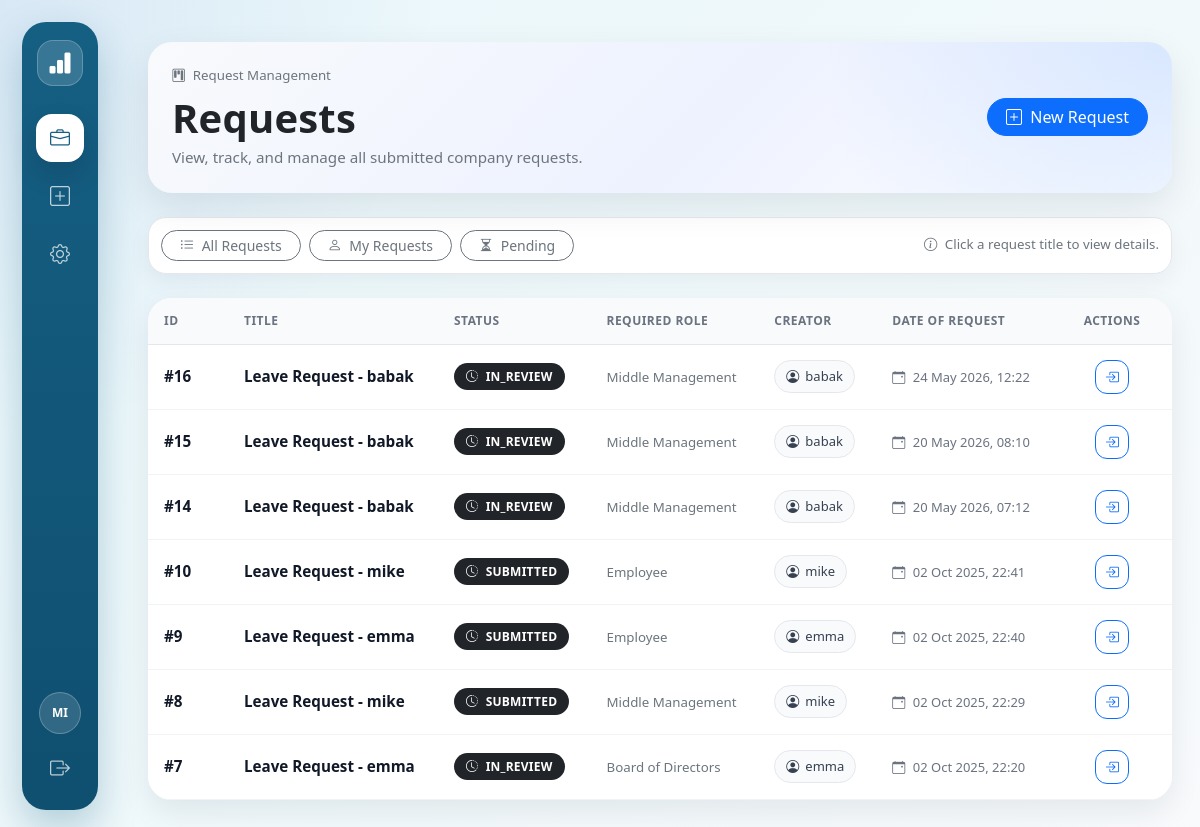
The app's page /requests/?pending=1 (signed in) with its own data.
### core/models.py (models this page shows, shortened)
class Request(models.Model):
    title = models.CharField(max_length=200)
    body = models.TextField(blank=True)
    created_by = models.ForeignKey(
        settings.AUTH_USER_MODEL, on_delete=models.PROTECT, related_name="requests_created"
    )
    created_at = models.DateTimeField(default=timezone.now)
    status = models.CharField(
        max_length=20, choices=RequestStatus.choices, default=RequestStatus.DRAFT
    )
    required_user = models.ForeignKey(
        settings.AUTH_USER_MODEL,
        null=True,
        blank=True,
        on_delete=models.SET_NULL,
        related_name="requests_waiting_on_me",
        help_text="If set, this specific user must act before role-based approvals.",
    )
    required_role = models.IntegerField(
        choices=Role.choices, default=Role.MIDDLE, help_text="Role required to act next."
    )
    class Meta:
        ordering = ["-created_at"]

### core/views.py (the view)
# urls.py: path("requests/", views.request_list, name="request_list"),
@login_required
def request_list(request):
    qs = Request.objects.all().select_related("created_by__profile")
    if request.GET.get("mine") == "1":
        qs = qs.filter(created_by=request.user)
    if request.GET.get("pending") == "1":
        qs = qs.exclude(status__in=[RequestStatus.APPROVED, RequestStatus.REJECTED])
    return render(request, "core/request_list.html", {"requests": qs})

### 1/companycrm/core/templates/core/request_list.html (shortened to what this page needs)
{% extends "base.html" %}
{% block content %}
  <div class="requests-page">
    <div class="card requests-hero mb-4">
      <div class="card-body p-4">
        <div class="d-flex justify-content-between align-items-center flex-wrap gap-3">
          <div>
            <div class="text-muted small mb-2">
              <i class="bi bi-kanban me-1"></i>
              Request Management
            </div>
            <h1 class="page-title mb-1">Requests</h1>
            <div class="text-muted">View, track, and manage all submitted company requests.</div>
          </div>
          <a class="btn btn-primary btn-pill" href="{% url 'request_new_hub' %}">
            <i class="bi bi-plus-square me-1"></i>
            New Request
          </a>
        </div>
      </div>
    </div>
    <div class="filter-bar mb-4">
      <div class="d-flex justify-content-between align-items-center flex-wrap gap-2">
        <div class="d-flex flex-wrap gap-2">
          <a class="btn btn-outline-secondary btn-sm btn-pill"
             href="{% url 'request_list' %}">
            <i class="bi bi-list-ul me-1"></i>
            All Requests
          </a>
          <a class="btn btn-outline-secondary btn-sm btn-pill" href="?mine=1">
            <i class="bi bi-person me-1"></i>
            My Requests
          </a>
          <a class="btn btn-outline-secondary btn-sm btn-pill" href="?pending=1">
            <i class="bi bi-hourglass-split me-1"></i>
            Pending
          </a>
        </div>
        <div class="text-muted small">
          <i class="bi bi-info-circle me-1"></i>
          Click a request title to view details.
        </div>
      </div>
    </div>
    <div class="card requests-card">
      <div class="card-body p-0">
        <div class="table-responsive">
          <table class="table table-hover mb-0 requests-table">
            <thead>
              <tr>
                <th style="width:80px;">ID</th>
                <th>Title</th>
                <th>Status</th>
                <th>Required Role</th>
                <th>Creator</th>
                <th>Date of Request</th>
                <th class="text-center" style="width:120px;">Actions</th>
              </tr>
            </thead>
            <tbody>
              {% for r in requests %}
                <tr>
                  <td>
                    <span class="request-id">#{{ r.pk }}</span>
                  </td>
                  <td>
                    <a class="request-title-link" href="{% url 'request_detail' r.pk %}">{{ r.title }}</a>
                  </td>
                  <td>
                    {% if r.status == "APPROVED" or r.status == "APPROVE" %}
                      <span class="badge text-bg-success status-badge">
                        <i class="bi bi-check-circle me-1"></i>
                        {{ r.status }}
                      </span>
                    {% elif r.status == "REJECTED" or r.status == "REJECT" %}
                      <span class="badge text-bg-danger status-badge">
                        <i class="bi bi-x-circle me-1"></i>
                        {{ r.status }}
                      </span>
                    {% elif r.status == "CANCELLED" or r.status == "CANCELED" %}
                      <span class="badge text-bg-secondary status-badge">
                        <i class="bi bi-x-octagon me-1"></i>
                        {{ r.status }}
                      </span>
                    {% else %}
                      <span class="badge text-bg-dark status-badge">
                        <i class="bi bi-clock-history me-1"></i>
                        {{ r.status }}
                      </span>
                    {% endif %}
                  </td>
                  <td>
                    <span class="text-muted small">{{ r.get_required_role_display }}</span>
                  </td>
                  <td>
                    <span class="creator-pill">
                      <i class="bi bi-person-circle"></i>
                      {{ r.created_by.username }}
                    </span>
                  </td>
                  <td>
                    <span class="date-text">
                      <i class="bi bi-calendar-event me-1"></i>
                      {{ r.created_at|date:"d M Y, H:i" }}
                    </span>
                  </td>
                  <td class="text-center">
                    <a class="btn btn-sm btn-outline-primary action-btn"
                       href="{% url 'request_detail' r.pk %}"
                       title="View request">
                      <i class="bi bi-box-arrow-in-right"></i>
                    </a>
                  </td>
                </tr>
              {% endfor %}
            </tbody>
          </table>
        </div>
      </div>
    </div>
  </div>
{% endblock %}

### 1/companycrm/core/templates/base.html (shortened to what this page needs)
{% load static %}
<!DOCTYPE html>
<html lang="en" data-bs-theme="light">
  <head>
    <link href="https://cdn.jsdelivr.net/npm/bootstrap@5.3.3/dist/css/bootstrap.min.css"
          rel="stylesheet" />
    <link href="https://cdn.jsdelivr.net/npm/bootstrap-icons@1.11.3/font/bootstrap-icons.css"
          rel="stylesheet" />
    <link href="{% static 'css/custom.css' %}" rel="stylesheet" />
    <link rel="stylesheet" href="{% static 'css/custom.css' %}?v=2">
  </head>
  <body>
    <div class="app-shell">
      <aside class="app-sidebar">
        <a class="sidebar-brand" href="{% url 'home' %}" title="ATO CRM">
          <i class="bi bi-bar-chart-fill"></i>
        </a>
        <nav class="sidebar-nav">
          <a class="sidebar-link {% if request.path == '/' or request.path|slice:':10' == '/requests/' %}active{% endif %}"
             href="{% url 'request_list' %}"
             title="Requests">
            <i class="bi bi-briefcase"></i>
          </a>
          <a class="sidebar-link {% if request.path == '/requests/new/' %}active{% endif %}"
             href="{% url 'request_new_hub' %}"
             title="New Request">
            <i class="bi bi-plus-square"></i>
          </a>
          {% if user.is_authenticated %}
            <a class="sidebar-link" href="/admin/" title="Admin">
              <i class="bi bi-gear"></i>
            </a>
          {% endif %}
        </nav>
        <div class="sidebar-bottom">
          {% if user.is_authenticated %}
            <div class="user-circle" title="{{ user.get_username }}">{{ user.get_username|slice:":2"|upper }}</div>
            <form method="post" action="{% url 'logout' %}">
              <button class="sidebar-logout" type="submit" title="Logout">
                <i class="bi bi-box-arrow-right"></i>
              </button>
            </form>
          {% else %}
            <a class="sidebar-link" href="{% url 'login' %}" title="Login">
              <i class="bi bi-box-arrow-in-right"></i>
            </a>
          {% endif %}
        </div>
      </aside>
      <div class="app-main">
        <main class="{% block container_class %}{% endblock %}">
          {% block content %}{% endblock %}
        </main>
      </div>
    </div>
  </body>
</html>

### static/css/custom.css (style rules this page uses)
body { background-color: #f8f9fa; font-family: "Segoe UI", Roboto, Arial, sans-serif; font-size: 0.95rem; color: #333; }
.card { border-radius: 0.5rem; }
.table { border-radius: 0.5rem; overflow: hidden; }
.table th { background-color: #f1f3f5; font-weight: 600; }
.btn { border-radius: 0.4rem; font-weight: 500; }
.btn-primary { background-color: #0d6efd; border-color: #0d6efd; }
.badge { font-size: 0.8rem; padding: 0.5em 0.75em; border-radius: 0.4rem; }
.text-muted { color: #6c757d !important; }

### 1/companycrm/core/templates/base.html (style rules this page uses)
:root { --persian-blue: #1C39BB; --sidebar-blue: #155f83; --sidebar-blue-dark: #0f4f70; --sidebar-active-bg: #ffffff; --crm-bg: #eef7f9; --crm-text: #111827; --crm-muted: #6b7280; --crm-border: #e5e7eb; }
body { margin: 0; background: radial-gradient(circle at top left, rgba(28, 57, 187, 0.08), transparent 30%), linear-gradient(135deg, #e8f7fa 0%, #f8fafc 100%); color: var(--crm-text); }
.app-shell { min-height: 100vh; display: flex; }
.app-sidebar { position: fixed; left: 22px; top: 22px; bottom: 22px; width: 76px; background: linear-gradient(180deg, var(--sidebar-blue) 0%, var(--sidebar-blue-dark) 100%); border-radius: 24px; box-shadow: 0 18px 40px rgba(15, 95, 131, 0.28); z-index: 1000; display: flex; flex-direction: column; align-items: center; padding: 18px 10px; }
.sidebar-brand { width: 46px; height: 46px; border-radius: 16px; background: rgba(255, 255, 255, 0.15); border: 1px solid rgba(255, 255, 255, 0.22); color: #ffffff; display: flex; align-items: center; justify-content: center; font-size: 24px; margin-bottom: 28px; text-decoration: none; }
.sidebar-nav { width: 100%; display: flex; flex-direction: column; gap: 10px; align-items: center; }
.sidebar-link { width: 48px; height: 48px; border-radius: 16px; color: rgba(255, 255, 255, 0.72); display: flex; align-items: center; justify-content: center; font-size: 20px; text-decoration: none; transition: all 0.18s ease; border: 0; }
.sidebar-link.active { background: var(--sidebar-active-bg); color: var(--sidebar-blue); box-shadow: 0 12px 24px rgba(15, 23, 42, 0.18); }
.sidebar-bottom { margin-top: auto; width: 100%; display: flex; flex-direction: column; gap: 10px; align-items: center; }
.user-circle { width: 42px; height: 42px; border-radius: 50%; background: rgba(255, 255, 255, 0.14); border: 1px solid rgba(255, 255, 255, 0.24); color: #ffffff; display: flex; align-items: center; justify-content: center; font-size: 12px; font-weight: 800; }
.sidebar-logout { border: 0; background: transparent; color: rgba(255, 255, 255, 0.72); width: 48px; height: 48px; border-radius: 16px; font-size: 20px; transition: all 0.18s ease; }
.app-main { width: 100%; margin-left: 120px; padding: 24px 28px 32px; }
.page-title { font-weight: 800; letter-spacing: 0.2px; }

### 1/companycrm/core/templates/core/request_list.html (style rules this page uses)
.requests-page { max-width: 1180px; margin: 0 auto; }
.requests-hero { border: 0; border-radius: 24px; background: radial-gradient(circle at top right, rgba(13, 110, 253, 0.14), transparent 34%), linear-gradient(135deg, #f8fafc 0%, #eef2ff 55%, #ffffff 100%); box-shadow: 0 14px 36px rgba(15, 23, 42, 0.09); overflow: hidden; }
.filter-bar { background: #ffffff; border: 1px solid #e5e7eb; border-radius: 18px; padding: 12px; box-shadow: 0 8px 22px rgba(15, 23, 42, 0.05); }
.requests-card { border: 0; border-radius: 24px; box-shadow: 0 12px 30px rgba(15, 23, 42, 0.08); overflow: hidden; }
.requests-table { vertical-align: middle; }
.requests-table thead th { background: #f8fafc; color: #6b7280; font-size: 12px; text-transform: uppercase; letter-spacing: 0.04em; border-bottom: 1px solid #e5e7eb; padding: 14px 16px; }
.requests-table tbody td { padding: 15px 16px; border-bottom: 1px solid #f1f3f5; }
.requests-table tbody tr { transition: background 0.15s ease; }
.request-id { font-weight: 800; color: #111827; }
.request-title-link { font-weight: 700; color: #111827; text-decoration: none; }
.status-badge { border-radius: 999px; padding: 7px 12px; font-size: 12px; font-weight: 800; letter-spacing: 0.02em; }
.creator-pill { display: inline-flex; align-items: center; gap: 6px; background: #f8fafc; border: 1px solid #e5e7eb; border-radius: 999px; padding: 6px 11px; font-size: 13px; color: #374151; }
.date-text { color: #6b7280; font-size: 13px; white-space: nowrap; }
.btn-pill { border-radius: 999px; padding-left: 18px; padding-right: 18px; }
.action-btn { width: 34px; height: 34px; display: inline-flex; justify-content: center; align-items: center; border-radius: 12px; }

### records on screen
Request: pk "16", title "Leave Request - babak", status "IN_REVIEW", required_role "Middle Management", created_by.username "babak", created_at "24 May 2026, 12:22"
Request: pk "15", title "Leave Request - babak", status "IN_REVIEW", required_role "Middle Management", created_by.username "babak", created_at "20 May 2026, 08:10"
Request: pk "14", title "Leave Request - babak", status "IN_REVIEW", required_role "Middle Management", created_by.username "babak", created_at "20 May 2026, 07:12"
Request: pk "10", title "Leave Request - mike", status "SUBMITTED", required_role "Employee", created_by.username "mike", created_at "02 Oct 2025, 22:41"
Request: pk "9", title "Leave Request - emma", status "SUBMITTED", required_role "Employee", created_by.username "emma", created_at "02 Oct 2025, 22:40"
Request: pk "8", title "Leave Request - mike", status "SUBMITTED", required_role "Middle Management", created_by.username "mike", created_at "02 Oct 2025, 22:29"
Request: pk "7", title "Leave Request - emma", status "IN_REVIEW", required_role "Board of Directors", created_by.username "emma", created_at "02 Oct 2025, 22:20"

### other values on screen
{{ user.get_username|slice:":2"|upper }} "MI"
